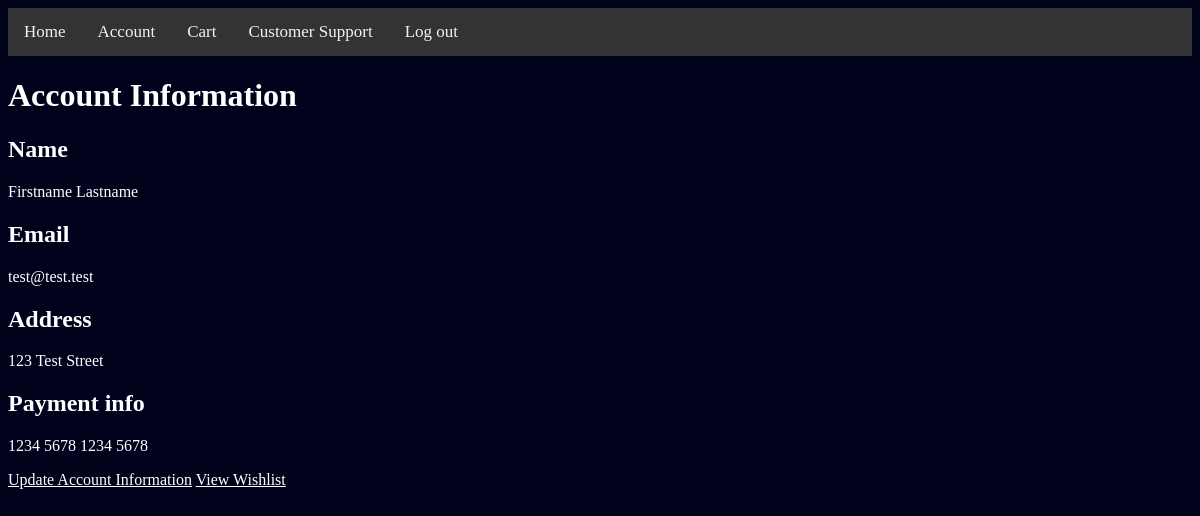
The app's page /account.php (signed in) with its own data.
### tables this page shows
create table users
    (email        varchar(255),
     userName        varchar(255),
     address        varchar(255),
     password        varchar(255),
     paymentInfo        varchar(255),
     primary key (email)
    );

### account.php (the view, shortened to what this page needs)
<!DOCTYPE HTML>
<html>
<head>
<link rel="stylesheet" type="text/css" href="css/spamstyle.css">
</head>
<body>
<?php
    include_once('Header.php');
    include('db_key.php');
    $query = mysqli_query($dbconnect, "SELECT * FROM users
                                            WHERE email='{$_SESSION['email']}' ")
       or die (mysqli_error($dbconnect));
    $userInfo=mysqli_fetch_array($query);
echo "<h1>Account Information</h1>
    <h2>Name</h2>
    <p>{$userInfo['userName']}</p>
    <h2>Email</h2>
    <p>{$userInfo['email']}</p>
    <h2>Address</h2>
    <p>{$userInfo['address']}</p>
    <h2>Payment info</h2>
    <p>{$userInfo['paymentInfo']}</p>
    <a href='account_update.php'>Update Account Information</a>
    <a href='wishlist.php'>View Wishlist</a>";
?>
</body>
</html>

### css/spamstyle.css (style rules this page uses)
body { background-color:#00021b; color:white; }
a { color:white }

### records on screen
users: userName "Firstname Lastname", email "test@test.test", address "123 Test Street", paymentInfo "1234 5678 1234 5678"
